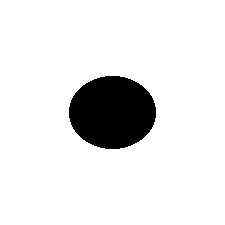
#> input picture benchmark_shapes/2D_5000px/1.2_0.0_0.0.png, 225 x 225 px, found by its file name; its folder holds only this picture in this run
$ python reprod2D_Test.py
#> lines starting #> are read from the running program, lines starting #| are printed output that depends on the picture; after the words box and inside, x2 and y2 are one past the last pixel; in counts of white or black regions, pixels touching at a corner belong together
#> further down, img is the input picture: shape (225, 225, 3); 90.1% white; 1 black region, box (x1, y1, x2, y2) and area: (69, 76, 156, 149) 4987
from init import *
def preprocess(img):
  # Pass the GRAY image to the function
  image = img.copy()

  # # To make image more suitable to detect contours(to increase or decrease seprartion between two objects)
  # image = cv2.erode(image, None, iterations=4)
  # image = cv2.dilate(image, None, iterations=1)

  # # Convert the image to grayscale and then to binary
  # gray = cv2.cvtColor(image, cv2.COLOR_BGR2GRAY)
  # blurred = cv2.GaussianBlur(gray, (7, 7), 0)
  # #Here, Adaptive thresholding is used to handle different lighting conditions
  binary = cv2.adaptiveThreshold(image,
                            255,
                            cv2.ADAPTIVE_THRESH_MEAN_C,
                            cv2.THRESH_BINARY,
                            31,
                            10)
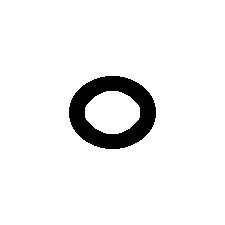
#> binary: shape (225, 225); 93.7% white; 1 black region, box (x1, y1, x2, y2) and area: (69, 76, 156, 149) 3170

  # #Invert the image for contour detection
  inverted_binary = ~binary
#> inverted_binary: shape (225, 225); 6.3% white; 1 white region

  contours, _ = cv2.findContours(inverted_binary,
    cv2.RETR_TREE,
    cv2.CHAIN_APPROX_SIMPLE)
#> contours = 2 contours; box (x1, y1, x2, y2) and area: (69, 76, 156, 149) 4874, (84, 90, 141, 135) 1884

  # Print the total number of contours that were detected
  print('Total number of contours detected: ' + str(len(contours)))
#| Total number of contours detected: 2

  # Predict bounding boxes around all contours and store the cropped sections of images in a list
  img_lis = []
  bbox_lis = []
  out = cv2.cvtColor(image, cv2.COLOR_GRAY2BGR)
  for c in contours:
    x, y, w, h = cv2.boundingRect(c)
      # To filter out tiny boxes(variable that can be changed)
    if (cv2.contourArea(c)) > 100:
      img_lis.append(img[y:(y+h),x:(x+w)])
      bbox_lis.append([x,y,w,h])

      cv2.rectangle(out, (x,y), (x+w,y+h), (255,0,0), 1)
#> this loop made 2 passes
#> (x, y, w, h) on passes 1 to 2: (69, 76, 87, 73), (84, 90, 57, 45)
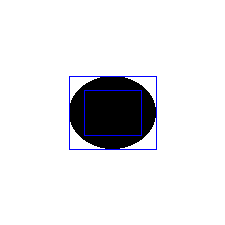
#> out: shape (225, 225, 3); 1.04% of pixels changed, all inside (x1, y1, x2, y2) = (69, 76, 157, 150)
#> after the loop, bbox_lis = [[69, 76, 87, 73], [84, 90, 57, 45]]; img_lis = 2 items

  # result,b_values = get_aspect_ratio(img_lis)
  # final_img = post_process(img,bbox_lis,result)
  return out, img_lis

def get_aspect_ratio(preci, flip = True):
  if flip:
    preci = np.where((preci==0)|(preci==1), preci^1, preci)
  shor = np.sum(preci, axis = 1)
  sver = np.sum(preci, axis = 0)
  verlen, horlen = len(shor), len(sver)
  # print(i, shor, sver)
  # print(preci.shape, len(shor), len(sver))
  barx = 0
  bary = 0
  sumx = 0
  sumy = 0
  for y in range(verlen):
    for x in range(horlen):
      barx += (x + 1) * preci[y,x]
      bary += (y + 1) * preci[y,x]
      sumx += preci[y,x]
  barx = barx/sumx
  bary = bary/sumx
  # print(bary, barx)
  µ020 = 0
  µ200 = 0
  µ110 = 0
  z = 1
  for y in range(verlen):
    for x in range(horlen):
      µ020 += ((x - barx)**0) * ((y - bary)**2) * (z**0) * preci[y,x]
      µ200 += ((x - barx)**2) * ((y - bary)**0) * (z**0) * preci[y,x]
      µ110 += ((x - barx)**1) * ((y - bary)**1) * (z**0) * preci[y,x]
  inermat = np.array([[µ200, µ110],
                      [µ110, µ020]])
  w, v = np.linalg.eig(inermat)
  # print(w)
  w.sort()
  # print(w)
  A = np.sqrt(w[1]/w[0])
  RM = ((np.sum(sver)/np.pi)*A)**0.5
  RE = RM * (A**(-1/3))
  return A, RM, RE


if __name__ == "__main__":
  # dir_path = 'D:\\Internship\\PrecipitateShapeQuantification\\benchmark_shapes\\2D_370px_rotated\\'
  # dir_path = 'D:\\Internship\\PrecipitateShapeQuantification\\benchmark_shapes\\2D_370px\\'
  dir_path = 'D:\\Internship\\PrecipitateShapeQuantification\\benchmark_shapes\\2D_5000px\\'

  Agive = []
  Acalc = []

  for filename in os.listdir(dir_path):
    img = cv2.imread(dir_path + filename)
    gray = cv2.cvtColor(img, cv2.COLOR_BGR2GRAY)
    img, img_lis = preprocess(gray)
#> img_lis = 2 items
    # cv2.imshow(filename, img)
    # cv2.waitKey(0)
    iner_val = []
    # cv2.imshow(filename, img_lis[0])
    # cv2.waitKey(0)
    print(filename)
    for i, preci in enumerate(img_lis):
      preci = np.array(preci/255, dtype = int)
      A, RM, RE = get_aspect_ratio(preci)
      print(f"A = {A:.2f}, RM = {RM:.2f}, RE = {RE:.2f}")
      Acalc.append(A)
      # Agive.append(float(filename.split("_")[0]))
      Agive.append(len(preci[0])/len(preci))
#> this loop made 2 passes
#> (verlen in get_aspect_ratio, horlen in get_aspect_ratio, barx in get_aspect_ratio, bary in get_aspect_ratio, sumy in get_aspect_ratio) on passes 1 to 2: (73, 87, 44, 37, 0), (45, 57, 29, 23, 0)
#| A = 1.19, RM = 43.51, RE = 41.03
#| A = 1.27, RM = 32.14, RE = 29.72
#> pass 1, `preci = np.array(preci/255, dtype = int)`:
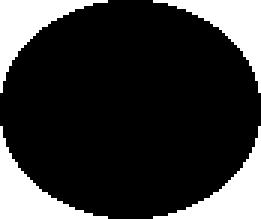
#> preci: shape (73, 87) int64 (shown 3 times larger); values 0 (black) and 1 (white), 21.5% white; 4 white regions, box (x1, y1, x2, y2) and area: (0, 0, 36, 31) 341, (51, 0, 87, 31) 341, (0, 42, 36, 73) 341, (51, 42, 87, 73) 341
#> after the loop, Acalc = [1.19, 1.27]; Agive = [1.19, 1.27]

  plt.figure()
  plt.scatter(Agive, Acalc, c = 'blue')
  plt.plot([0,20], [0,20])
  plt.show()
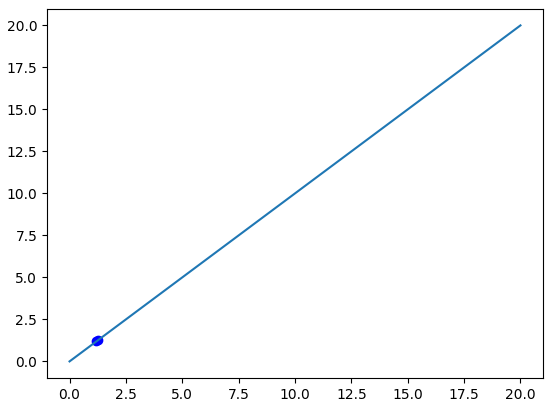
#> figure drawn by matplotlib, 1 panel
